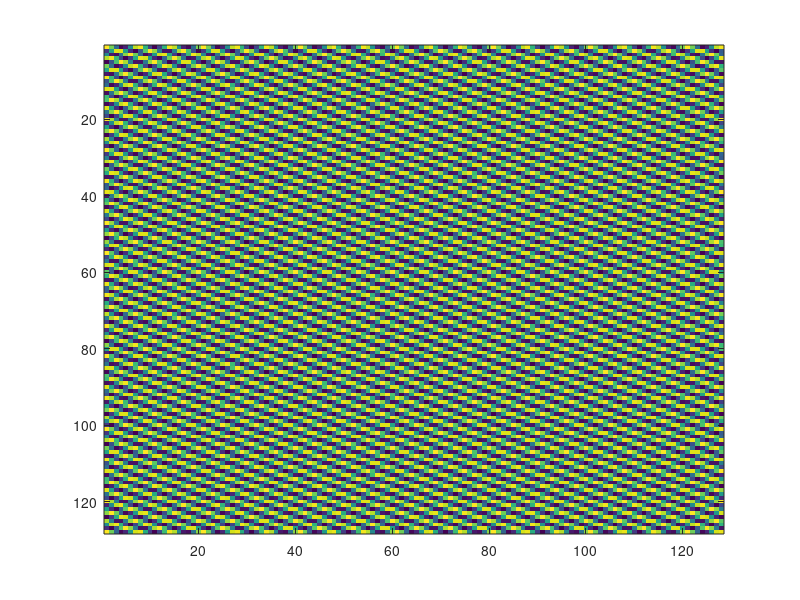
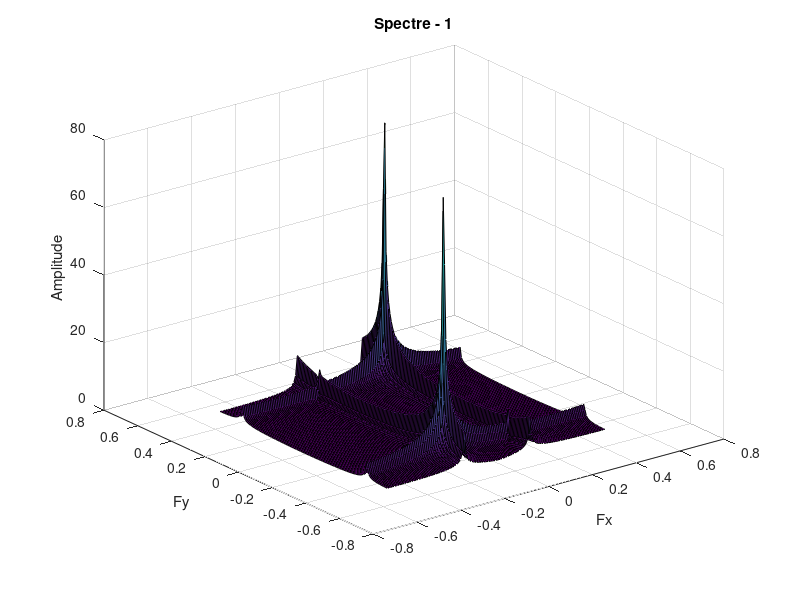
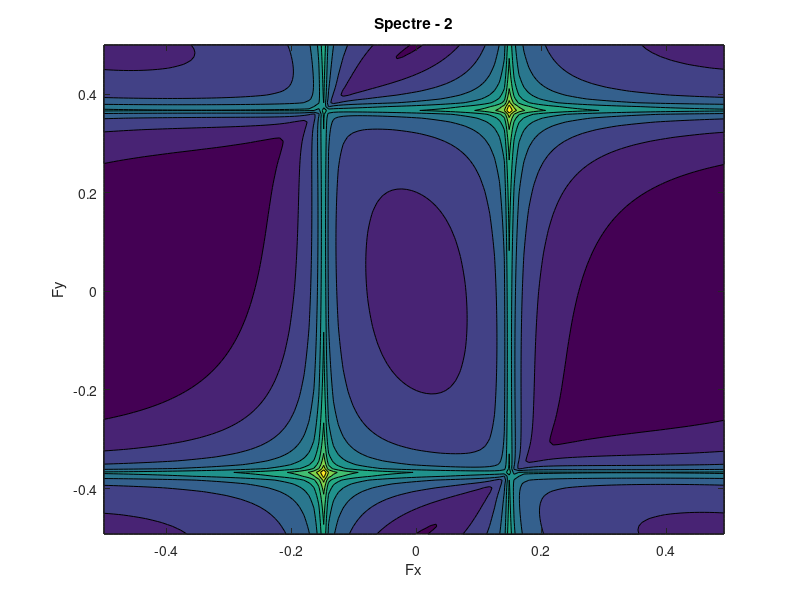

Recreate these plots in MATLAB, in order.
close all;
clear all;

function [img] = atom(n,m,fx,fy)

img=[];
e1 = exp(i*2*pi*fx*(0:m-1));
e2 = exp(i*2*pi*fy*(0:n-1));
img = real(e2'*e1);

endfunction

function [] = fourier2d(img,fe)

dim = size(img);

f = abs(fftshift( fft2(img) ) );
n = dim(2)/2
m = dim(1)/2

figure();
x=fe*(-n:n-1)/dim(2);
y=fe*(-m:m-1)/dim(1);
surf(x,-y,sqrt(f));
title ({"Spectre - 1"});
xlabel ("Fx");
ylabel ("Fy");
zlabel ("Amplitude");

figure();
contourf(x,-y,log(5*f+1));
title ({"Spectre - 2"});
xlabel ("Fx");
ylabel ("Fy");
endfunction


fe = 1;
img = atom(128*fe,128*fe,0.15,0.37);
imagesc(img);

fourier2d(img,fe)
